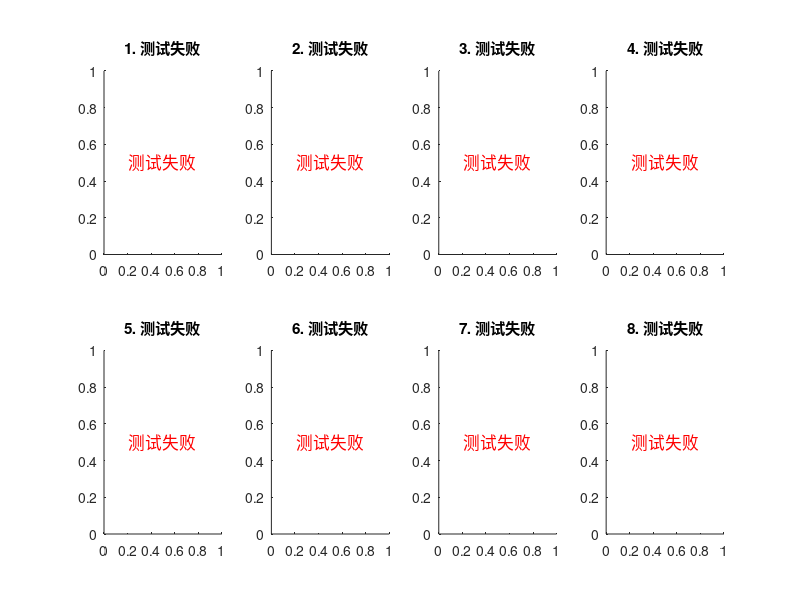
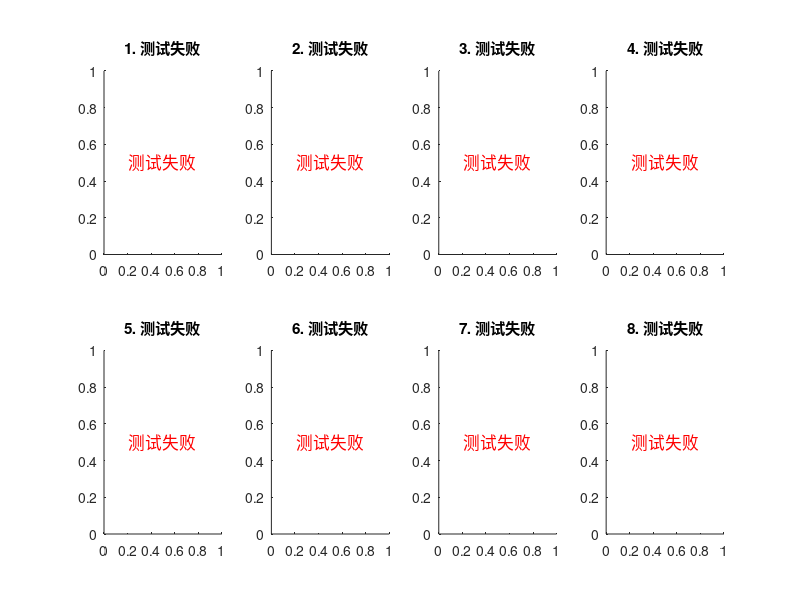

Write the MATLAB code that produced these figures, in order. (Note: this script raises an error after producing the figures.)
%% 8种干扰信号完整测试脚本
% 测试按照用户分类的8种干扰信号实现
%
% 作者: Asaqe Lee
% 日期: 2025-06-20

clear; clc; close all;

fprintf('=== 8种干扰信号完整测试 ===\n');
fprintf('按照用户分类实现的干扰信号测试\n');
fprintf('开始时间: %s\n', datestr(now));
fprintf('===============================\n\n');

%% 添加路径
addpath(genpath('src'));

%% 测试参数设置
test_params = struct();
test_params.sample_rate = 100e6;    % 100 MHz采样率
test_params.duration = 1e-3;        % 1 ms持续时间
test_params.center_freq = 100e6;    % 100 MHz中心频率
test_params.power_dbm = 0;          % 0 dBm功率

%% 1. 测试干扰信号配置管理器
fprintf('1. 测试干扰信号配置管理器...\n');
try
    % 打印所有干扰信号配置
    JammingConfigManager.print_all_configs();
    JammingConfigManager.print_regime_summary();
    
    fprintf('✓ 干扰信号配置管理器测试通过\n\n');
catch ME
    fprintf('✗ 干扰信号配置管理器测试失败: %s\n\n', ME.message);
end

%% 2. 逐个测试8种干扰信号
jamming_results = cell(8, 1);

for jamming_id = 1:8
    fprintf('=== 测试干扰信号 %d ===\n', jamming_id);
    
    try
        % 获取配置
        config = JammingConfigManager.get_config(jamming_id);
        
        % 更新测试参数
        config.sample_rate = test_params.sample_rate;
        config.duration = test_params.duration;
        config.power_dbm = test_params.power_dbm;
        
        % 创建干扰信号对象
        jamming_obj = create_jamming_object(config);
        
        if ~isempty(jamming_obj)
            % 打印状态
            jamming_obj.print_status();
            
            % 生成测试信号
            test_signal = jamming_obj.generate_jamming_signal([], struct());
            
            % 基本验证
            signal_power = mean(abs(test_signal).^2);
            signal_length = length(test_signal);
            expected_length = round(config.duration * config.sample_rate);
            
            fprintf('信号验证:\n');
            fprintf('  信号长度: %d (期望: %d)\n', signal_length, expected_length);
            fprintf('  信号功率: %.2e W\n', signal_power);
            fprintf('  功率(dBm): %.1f\n', 10*log10(signal_power*1000));
            
            % 保存结果
            result = struct();
            result.jamming_id = jamming_id;
            result.config = config;
            result.object = jamming_obj;
            result.test_signal = test_signal;
            result.signal_power = signal_power;
            result.success = true;
            
            jamming_results{jamming_id} = result;
            
            fprintf('✓ 干扰信号%d测试通过\n', jamming_id);
            
        else
            fprintf('✗ 干扰信号%d对象创建失败\n', jamming_id);
            jamming_results{jamming_id} = struct('success', false, 'jamming_id', jamming_id);
        end
        
    catch ME
        fprintf('✗ 干扰信号%d测试失败: %s\n', jamming_id, ME.message);
        jamming_results{jamming_id} = struct('success', false, 'jamming_id', jamming_id, 'error', ME.message);
    end
    
    fprintf('\n');
end

%% 3. 测试信干比控制
fprintf('=== 测试信干比控制 ===\n');
try
    % 创建SIR控制器
    sir_controller = SIRController(10);  % 10dB目标信干比
    
    % 生成测试通信信号
    fs = test_params.sample_rate;
    t = (0:999)/fs;
    comm_signal = exp(1j*2*pi*test_params.center_freq*t);
    
    % 测试每种干扰信号的SIR控制
    for jamming_id = 1:8
        if jamming_results{jamming_id}.success
            jamming_signal = jamming_results{jamming_id}.test_signal(1:1000);
            
            [combined_signal, actual_sir] = sir_controller.combine_signals(...
                comm_signal, jamming_signal, 10);
            
            fprintf('干扰%d: 目标SIR=10dB, 实际SIR=%.2fdB\n', jamming_id, actual_sir);
        end
    end
    
    fprintf('✓ 信干比控制测试通过\n\n');
catch ME
    fprintf('✗ 信干比控制测试失败: %s\n\n', ME.message);
end

%% 4. 生成频谱对比图
fprintf('=== 生成频谱对比图 ===\n');
try
    figure('Name', '8种干扰信号频谱对比', 'Position', [100, 100, 1400, 1000]);
    
    for jamming_id = 1:8
        subplot(2, 4, jamming_id);
        
        if jamming_results{jamming_id}.success
            signal = jamming_results{jamming_id}.test_signal;
            config = jamming_results{jamming_id}.config;
            
            % FFT分析
            N = length(signal);
            f = (-N/2:N/2-1) * config.sample_rate / N;
            S = fftshift(fft(signal));
            power_db = 20*log10(abs(S) + eps);
            
            plot(f/1e6, power_db, 'b-', 'LineWidth', 1);
            xlabel('频率 (MHz)');
            ylabel('功率 (dB)');
            title(sprintf('%d. %s', jamming_id, config.signal_type));
            grid on;
            
            % 标记中心频率
            hold on;
            plot(config.center_frequency/1e6, max(power_db), 'ro', 'MarkerSize', 6);
            
        else
            text(0.5, 0.5, '测试失败', 'HorizontalAlignment', 'center', ...
                 'Units', 'normalized', 'FontSize', 12, 'Color', 'red');
            title(sprintf('%d. 测试失败', jamming_id));
        end
    end
    
    sgtitle('8种干扰信号频谱对比', 'FontSize', 16, 'FontWeight', 'bold');
    
    % 保存图像
    saveas(gcf, 'data/output/jamming_signals_spectrum_comparison.png');
    fprintf('频谱对比图已保存\n');
    
    fprintf('✓ 频谱对比图生成完成\n\n');
catch ME
    fprintf('✗ 频谱对比图生成失败: %s\n\n', ME.message);
end

%% 5. 生成时域波形对比
fprintf('=== 生成时域波形对比 ===\n');
try
    figure('Name', '8种干扰信号时域波形', 'Position', [200, 200, 1400, 1000]);
    
    for jamming_id = 1:8
        subplot(2, 4, jamming_id);
        
        if jamming_results{jamming_id}.success
            signal = jamming_results{jamming_id}.test_signal;
            config = jamming_results{jamming_id}.config;
            
            % 显示前1000个采样点
            N_display = min(1000, length(signal));
            t = (0:N_display-1) / config.sample_rate;
            
            plot(t*1e6, real(signal(1:N_display)), 'b-', 'LineWidth', 1);
            hold on;
            plot(t*1e6, imag(signal(1:N_display)), 'r-', 'LineWidth', 1);
            
            xlabel('时间 (μs)');
            ylabel('幅度');
            title(sprintf('%d. %s', jamming_id, config.signal_type));
            legend('实部', '虚部', 'Location', 'best');
            grid on;
            
        else
            text(0.5, 0.5, '测试失败', 'HorizontalAlignment', 'center', ...
                 'Units', 'normalized', 'FontSize', 12, 'Color', 'red');
            title(sprintf('%d. 测试失败', jamming_id));
        end
    end
    
    sgtitle('8种干扰信号时域波形', 'FontSize', 16, 'FontWeight', 'bold');
    
    % 保存图像
    saveas(gcf, 'data/output/jamming_signals_time_domain.png');
    fprintf('时域波形图已保存\n');
    
    fprintf('✓ 时域波形对比生成完成\n\n');
catch ME
    fprintf('✗ 时域波形对比生成失败: %s\n\n', ME.message);
end

%% 6. 生成干扰信号参数汇总表
fprintf('=== 生成参数汇总表 ===\n');
try
    % 创建汇总表
    summary_table = table();
    
    for jamming_id = 1:8
        if jamming_results{jamming_id}.success
            config = jamming_results{jamming_id}.config;
            
            row_data = {
                jamming_id;
                config.regime;
                config.signal_type;
                config.modulation;
                config.center_frequency / 1e6;  % MHz
                config.bandwidth / 1e3;         % kHz
                config.power_dbm;
                config.description
            };
            
            if isempty(summary_table)
                summary_table = table(row_data{:}, 'VariableNames', ...
                    {'ID', '体制', '信号样式', '调制方式', '中心频率MHz', '带宽kHz', '功率dBm', '描述'});
            else
                new_row = table(row_data{:}, 'VariableNames', ...
                    {'ID', '体制', '信号样式', '调制方式', '中心频率MHz', '带宽kHz', '功率dBm', '描述'});
                summary_table = [summary_table; new_row];
            end
        end
    end
    
    % 显示汇总表
    fprintf('干扰信号参数汇总表:\n');
    disp(summary_table);
    
    % 保存汇总表
    writetable(summary_table, 'data/output/jamming_signals_summary.csv');
    fprintf('参数汇总表已保存为CSV文件\n');
    
    fprintf('✓ 参数汇总表生成完成\n\n');
catch ME
    fprintf('✗ 参数汇总表生成失败: %s\n\n', ME.message);
end

%% 7. 测试总结
fprintf('=== 测试总结 ===\n');

success_count = 0;
for jamming_id = 1:8
    if jamming_results{jamming_id}.success
        success_count = success_count + 1;
    end
end

fprintf('测试完成时间: %s\n', datestr(now));
fprintf('总测试数量: 8种干扰信号\n');
fprintf('成功数量: %d\n', success_count);
fprintf('成功率: %.1f%%\n', success_count/8*100);

if success_count == 8
    fprintf('\n🎉 所有8种干扰信号测试全部通过！\n');
    fprintf('系统已准备就绪，可以进行完整的100×8仿真\n');
else
    fprintf('\n⚠️  有%d种干扰信号测试失败\n', 8-success_count);
    fprintf('失败的干扰信号:\n');
    for jamming_id = 1:8
        if ~jamming_results{jamming_id}.success
            config = JammingConfigManager.get_config(jamming_id);
            fprintf('  ID %d: %s\n', jamming_id, config.signal_type);
        end
    end
end

fprintf('\n生成的文件:\n');
fprintf('  - data/output/jamming_signals_spectrum_comparison.png\n');
fprintf('  - data/output/jamming_signals_time_domain.png\n');
fprintf('  - data/output/jamming_signals_summary.csv\n');

fprintf('==================\n');

%% 辅助函数
function jamming_obj = create_jamming_object(config)
    % 根据配置创建干扰信号对象
    
    try
        switch config.jamming_id
            case 1  % 瞄准式单音干扰
                jamming_obj = SingleToneJamming(config);
            case 2  % 瞄准式多音干扰
                jamming_obj = MultiToneJamming(config);
            case 3  % 瞄准式窄带干扰
                jamming_obj = NarrowBandJamming(config);
            case 4  % 瞄准式噪声调频干扰
                jamming_obj = NoiseFMJamming(config);
            case 5  % 阻塞式宽带干扰
                jamming_obj = WideBandJamming(config);
            case 6  % 阻塞式宽带梳状谱干扰
                jamming_obj = CombSpectrumJamming(config);
            case 7  % 阻塞式扫频干扰
                jamming_obj = SweepJamming(config);
            case 8  % 跟踪式跳频干扰
                jamming_obj = FrequencyFollowJamming(config);
            otherwise
                error('不支持的干扰信号ID: %d', config.jamming_id);
        end
    catch ME
        fprintf('创建干扰信号对象失败 (ID %d): %s\n', config.jamming_id, ME.message);
        jamming_obj = [];
    end
end
